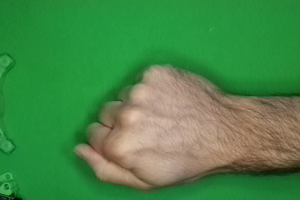
#> input picture data/rock/1e1VCnCEApnFh9Oo.png, 300 x 200 px
$ jupyter execute --allow-errors 01_data_exploration.ipynb
#> lines starting #> are read from the running program, lines starting #| are printed output that depends on the picture
[cell 1]
# Rock-Paper-Scissors Dataset Exploration
# ML Project A.Y. 2024/25

import os
import numpy as np
import pandas as pd
import matplotlib.pyplot as plt
import seaborn as sns
from PIL import Image
import cv2
from collections import Counter
import warnings
warnings.filterwarnings('ignore')

[cell 2]
# Set plotting style
plt.style.use('default')
sns.set_palette("husl")

## 1. DATASET OVERVIEW

[cell 3]
# Define paths
data_path = '../data'
classes = ['rock', 'paper', 'scissors']

print("\n1. DATASET OVERVIEW")
print("-" * 30)

# Count images per class
class_counts = {}
total_images = 0

for class_name in classes:
    class_path = os.path.join(data_path, class_name)
    if os.path.exists(class_path):
        count = len([f for f in os.listdir(class_path) if f.lower().endswith(('.png', '.jpg', '.jpeg'))])
        class_counts[class_name] = count
        total_images += count
        print(f"{class_name.capitalize()}: {count} images")

print(f"\nTotal images: {total_images}")
print(f"Average per class: {total_images/len(classes):.1f}")

[cell 4]
# Class distribution analysis
print(f"\nClass Balance Analysis:")
min_count = min(class_counts.values())
max_count = max(class_counts.values())
print(f"Min class size: {min_count}")
print(f"Max class size: {max_count}")
print(f"Imbalance ratio: {max_count/min_count:.2f}")

## 2. VISUALIZE CLASS DISTRIBUTION

[cell 5]
print("\n2. CLASS DISTRIBUTION VISUALIZATION")
print("-" * 40)

# Create distribution plots
fig, (ax1, ax2) = plt.subplots(1, 2, figsize=(15, 6))

# Bar plot
classes_list = list(class_counts.keys())
counts_list = list(class_counts.values())
colors = ['#FF6B6B', '#4ECDC4', '#45B7D1']

bars = ax1.bar(classes_list, counts_list, color=colors, alpha=0.8, edgecolor='black')
ax1.set_title('Images per Class', fontsize=14, fontweight='bold')
ax1.set_ylabel('Number of Images', fontsize=12)
ax1.set_xlabel('Class', fontsize=12)

# Add value labels on bars
for bar, count in zip(bars, counts_list):
    height = bar.get_height()
    ax1.text(bar.get_x() + bar.get_width()/2., height + 10,
             f'{count}', ha='center', va='bottom', fontweight='bold')

# Pie chart
#> (the rest of this cell did not finish here and is left out)

## 3. IMAGE PROPERTIES ANALYSIS

[cell 6]
print("\n3. IMAGE PROPERTIES ANALYSIS")
print("-" * 35)

# Function to analyze image properties
def analyze_image_properties(data_path, classes, sample_size=50):
#> called with data_path = '../data', sample_size = 50
    properties = {
        'width': [],
        'height': [],
        'channels': [],
        'file_size': [],
        'class': []
    }

    for class_name in classes:
        class_path = os.path.join(data_path, class_name)
        if os.path.exists(class_path):
            files = [f for f in os.listdir(class_path) if f.lower().endswith(('.png', '.jpg', '.jpeg'))]

            # Sample files for analysis
            sample_files = np.random.choice(files, min(sample_size, len(files)), replace=False)

            for file_name in sample_files:
                file_path = os.path.join(class_path, file_name)
                try:
                    # Load image
                    img = Image.open(file_path)
#> img is the input picture: PIL image 300x200 RGB; mean R, G, B 72.1, 135.3, 72.6
                    img_array = np.array(img)

                    # Get properties
                    properties['width'].append(img_array.shape[1])
                    properties['height'].append(img_array.shape[0])
                    properties['channels'].append(img_array.shape[2] if len(img_array.shape) > 2 else 1)
                    properties['file_size'].append(os.path.getsize(file_path))
                    properties['class'].append(class_name)

                except Exception as e:
                    print(f"Error processing {file_path}: {e}")
                    continue

    return pd.DataFrame(properties)

# Analyze properties
print("Analyzing image properties (sampling 50 images per class)...")
df_properties = analyze_image_properties(data_path, classes)

# Display statistics
print("\nImage Properties Statistics:")
print(df_properties.groupby('class')[['width', 'height', 'channels', 'file_size']].describe())

# Check for consistency
print(f"\nConsistency Check:")
print(f"Unique widths: {df_properties['width'].nunique()}")
print(f"Unique heights: {df_properties['height'].nunique()}")
print(f"Unique channels: {df_properties['channels'].nunique()}")

if df_properties['width'].nunique() == 1 and df_properties['height'].nunique() == 1:
    print("✓ All images have consistent dimensions")
else:
    print("⚠ Images have varying dimensions")

## 4. SAMPLE IMAGES VISUALIZATION

[cell 7]
print("\n4. SAMPLE IMAGES VISUALIZATION")
print("-" * 35)

def load_sample_images(data_path, classes, n_samples=5):
    """Load sample images from each class"""
    samples = {}

    for class_name in classes:
        class_path = os.path.join(data_path, class_name)
        if os.path.exists(class_path):
            files = [f for f in os.listdir(class_path) if f.lower().endswith(('.png', '.jpg', '.jpeg'))]
            sample_files = np.random.choice(files, min(n_samples, len(files)), replace=False)

            images = []
            for file_name in sample_files:
                file_path = os.path.join(class_path, file_name)
                try:
                    img = Image.open(file_path)
                    images.append(np.array(img))
                except Exception as e:
                    print(f"Error loading {file_path}: {e}")
                    continue

            samples[class_name] = images

    return samples

# Load samples
sample_images = load_sample_images(data_path, classes)
#> sample_images = 2 items

# Display sample images
fig, axes = plt.subplots(len(classes), 5, figsize=(20, 12))
fig.suptitle('Sample Images from Each Class', fontsize=16, fontweight='bold')

#> (the rest of this cell did not finish here and is left out)

## 5. PIXEL INTENSITY ANALYSIS

[cell 8]
print("\n5. PIXEL INTENSITY ANALYSIS")
print("-" * 32)

def analyze_pixel_intensities(data_path, classes, sample_size=100):
    """Analyze pixel intensity distributions"""
#> called with data_path = '../data', sample_size = 100
    intensities = {}

    for class_name in classes:
        class_path = os.path.join(data_path, class_name)
        if os.path.exists(class_path):
            files = [f for f in os.listdir(class_path) if f.lower().endswith(('.png', '.jpg', '.jpeg'))]
            sample_files = np.random.choice(files, min(sample_size, len(files)), replace=False)

            class_intensities = []
            for file_name in sample_files:
                file_path = os.path.join(class_path, file_name)
                try:
                    img = cv2.imread(file_path)
#> img: shape (200, 300, 3)
                    img_rgb = cv2.cvtColor(img, cv2.COLOR_BGR2RGB)
                    # Calculate mean intensity across all channels
                    mean_intensity = np.mean(img_rgb)
#> mean_intensity = 93.35
                    class_intensities.append(mean_intensity)
                except Exception as e:
                    continue

            intensities[class_name] = class_intensities

    return intensities

# Analyze intensities
print("Analyzing pixel intensities...")
intensities = analyze_pixel_intensities(data_path, classes)
#> intensities = {'rock': [93.35], 'paper': [97.94]}

# Plot intensity distributions
fig, axes = plt.subplots(2, 2, figsize=(15, 10))
fig.suptitle('Pixel Intensity Analysis', fontsize=16, fontweight='bold')

# Individual histograms
#> (the rest of this cell did not finish here and is left out)

## 6. COLOR CHANNEL ANALYSIS

[cell 9]
print("\n6. COLOR CHANNEL ANALYSIS")
print("-" * 30)

def analyze_color_channels(data_path, classes, sample_size=50):
    """Analyze RGB channel distributions"""
#> called with data_path = '../data', sample_size = 50
    channel_data = {'class': [], 'R': [], 'G': [], 'B': []}

    for class_name in classes:
        class_path = os.path.join(data_path, class_name)
        if os.path.exists(class_path):
            files = [f for f in os.listdir(class_path) if f.lower().endswith(('.png', '.jpg', '.jpeg'))]
            sample_files = np.random.choice(files, min(sample_size, len(files)), replace=False)

            for file_name in sample_files:
                file_path = os.path.join(class_path, file_name)
                try:
                    img = cv2.imread(file_path)
                    img_rgb = cv2.cvtColor(img, cv2.COLOR_BGR2RGB)

                    # Calculate mean for each channel
                    mean_r = np.mean(img_rgb[:, :, 0])
#> mean_r = 72.08
                    mean_g = np.mean(img_rgb[:, :, 1])
#> mean_g = 135.3
                    mean_b = np.mean(img_rgb[:, :, 2])
#> mean_b = 72.63

                    channel_data['class'].append(class_name)
                    channel_data['R'].append(mean_r)
                    channel_data['G'].append(mean_g)
                    channel_data['B'].append(mean_b)

                except Exception as e:
                    continue

    return pd.DataFrame(channel_data)

# Analyze color channels
print("Analyzing color channels...")
df_channels = analyze_color_channels(data_path, classes)

# Plot channel distributions
fig, axes = plt.subplots(2, 2, figsize=(15, 10))
fig.suptitle('RGB Channel Analysis', fontsize=16, fontweight='bold')

channels = ['R', 'G', 'B']
channel_colors = ['red', 'green', 'blue']

for i, channel in enumerate(channels):
    ax = axes[i//2, i%2]
    for j, class_name in enumerate(classes):
        class_data = df_channels[df_channels['class'] == class_name][channel]
        ax.hist(class_data, bins=20, alpha=0.6, label=class_name.capitalize(),
                color=colors[j], edgecolor='black')

    ax.set_title(f'{channel} Channel Distribution')
    ax.set_xlabel(f'{channel} Channel Intensity')
    ax.set_ylabel('Frequency')
    ax.legend()
    ax.grid(True, alpha=0.3)

# Channel comparison boxplot
ax = axes[1, 1]
df_melted = df_channels.melt(id_vars=['class'], value_vars=['R', 'G', 'B'],
                             var_name='Channel', value_name='Intensity')
sns.boxplot(data=df_melted, x='Channel', y='Intensity', hue='class', ax=ax)
ax.set_title('RGB Channel Intensity Comparison')
ax.grid(True, alpha=0.3)

plt.tight_layout()
plt.show()
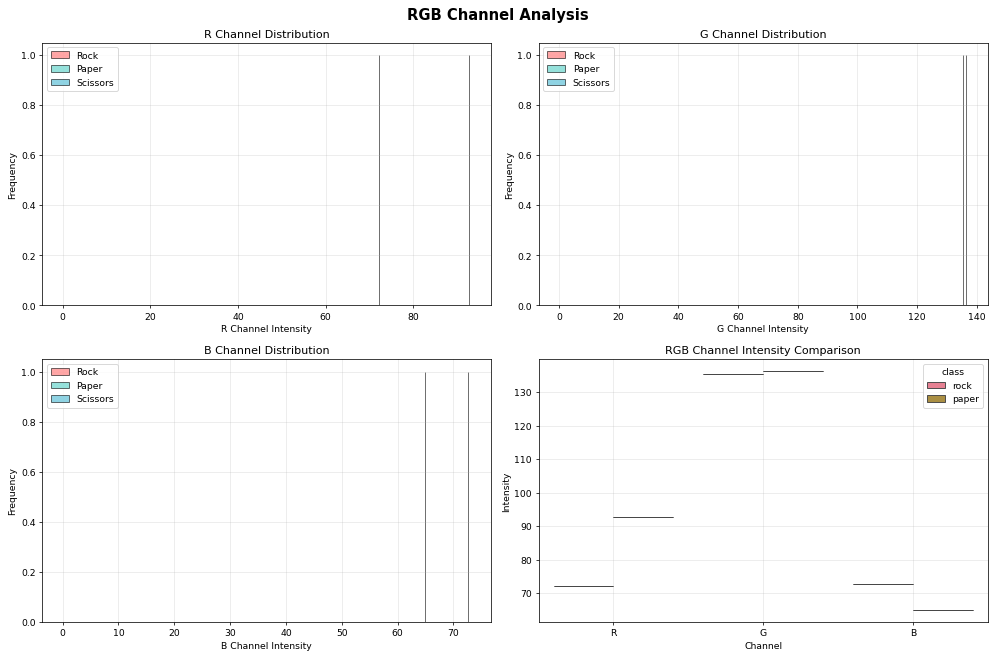
#> figure drawn by matplotlib, 4 panels; panel 1: tallest bar 1 high, from x = 72.08 to 72.13; panel 1: tallest bar 1 high, from x = 92.63 to 92.68; panel 2: tallest bar 1 high, from x = 135.3 to 135.4; panel 2: tallest bar 1 high, from x = 136.3 to 136.4

# Print channel statistics
print("\nRGB Channel Statistics by Class:")
print(df_channels.groupby('class')[['R', 'G', 'B']].describe())
